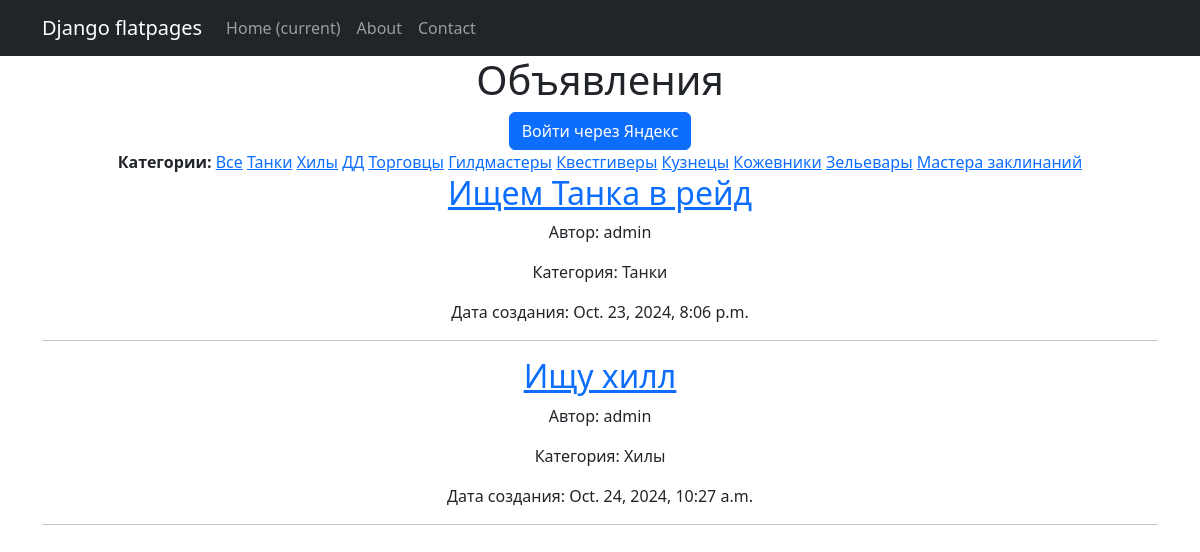
Page /post/ on the committed database.
### post/models.py (models this page shows, shortened)
class Post(models.Model):
    title = models.CharField(max_length=255)
    content = RichTextField()
    image1 = models.ImageField(upload_to='post_images/', blank=True, null=True)
    image2 = models.ImageField(upload_to='post_images/', blank=True, null=True)
    video1 = models.URLField(blank=True, null=True)
    video2 = models.URLField(blank=True, null=True)
    author = models.ForeignKey(User, on_delete=models.CASCADE, related_name='posts')
    created_at = models.DateTimeField(auto_now_add=True)
    updated_at = models.DateTimeField(auto_now=True)
    CATEGORY_CHOICES = [
        ('tanks', 'Танки'),
        ('healers', 'Хилы'),
        ('dps', 'ДД'),
        ('traders', 'Торговцы'),
        ('guildmasters', 'Гилдмастеры'),
        ('questgivers', 'Квестгиверы'),
        ('blacksmiths', 'Кузнецы'),
        ('leatherworkers', 'Кожевники'),
        ('alchemists', 'Зельевары'),
        ('spellcasters', 'Мастера заклинаний'),
    ]
    category = models.CharField(max_length=50, choices=CATEGORY_CHOICES)

### post/views.py (the view)
# urls.py: path('', views.post_list, name='post_list'),
def post_list(request):
    category = request.GET.get('category')
    if category:
        posts = Post.objects.filter(category=category)
    else:
        posts = Post.objects.all()
    categories = Post.CATEGORY_CHOICES
    return render(request, 'post/post_list.html', {'posts': posts, 'categories': categories})

### templates/post/post_list.html
{% extends 'flatpages/default.html' %}
{% block content %}
    <h1>Объявления</h1>
    {% if user.is_authenticated %}
        <a href="{% url 'create_post' %}">Создать объявление</a>
    {% else %}
        <a href="{% url 'yandex_login' %}" class="btn btn-primary">Войти через Яндекс</a>
    {% endif %}
    <div>
        <strong>Категории:</strong>
        <a href="{% url 'post_list' %}">Все</a>
        {% for category_value, category_name in categories %}
            <a href="{% url 'post_list' %}?category={{ category_value }}">{{ category_name }}</a>
        {% endfor %}
    </div>
    {% for post in posts %}
        <h2><a href="{% url 'post_detail' pk=post.pk %}">{{ post.title }}</a></h2>
        <p>Автор: {{ post.author.username }}</p>
        <p>Категория: {{ post.get_category_display }}</p>
        <p>Дата создания: {{ post.created_at }}</p>
        <hr>
    {% endfor %}
{% endblock content %}

### templates/flatpages/default.html (shortened to what this page needs)
<!DOCTYPE html>
<html lang="en">
    <head>
        {% load static %}
        <link href="{% static 'css/styles.css' %}" rel="stylesheet" />
    </head>
    <body>
        <nav class="navbar navbar-expand-lg navbar-dark bg-dark static-top">
            <div class="container">
                <a class="navbar-brand" href="#">Django flatpages</a>
                <div class="collapse navbar-collapse" id="navbarResponsive">
                    <ul class="navbar-nav ml-auto">
                        <li class="nav-item active">
                            <a class="nav-link" href="#">Home
                                <span class="sr-only">(current)</span>
                            </a>
                        </li>
                        <li class="nav-item">
                            <a class="nav-link" href="/test/">About</a>
                        </li>
                        <li class="nav-item">
                            <a class="nav-link" href="/test2/">Contact</a>
                        </li>
                    </ul>
                </div>
            </div>
        </nav>
        <div class="container">
            <div class="row">
                <div class="col-lg-12 text-center">
                    {% block content %}{% endblock content %}
                </div>
            </div>
        </div>
    </body>
</html>

### rows in the picture
Post: title "Ищем Танка в рейд", author.username "admin", category "Танки", created_at "Oct. 23, 2024, 8:06 p.m."
Post: title "Ищу хилл", author.username "admin", category "Хилы", created_at "Oct. 24, 2024, 10:27 a.m."

### other values in the picture
{{ category_name }} "Танки" "Хилы" "ДД" "Торговцы" "Гилдмастеры" "Квестгиверы" "Кузнецы" "Кожевники" "Зельевары" "Мастера заклинаний"
